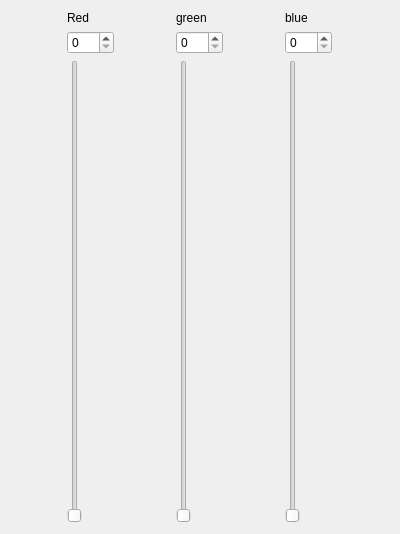
<?xml version="1.0" encoding="UTF-8"?>
<ui version="4.0">
 <class>Form</class>
 <widget class="QWidget" name="Form">
  <property name="geometry">
   <rect>
    <x>0</x>
    <y>0</y>
    <width>400</width>
    <height>534</height>
   </rect>
  </property>
  <property name="windowTitle">
   <string>Form</string>
  </property>
  <layout class="QGridLayout" name="gridLayout_4">
   <item row="0" column="0">
    <layout class="QGridLayout" name="gridLayout">
     <item row="0" column="0">
      <widget class="QLabel" name="label">
       <property name="text">
        <string>Red</string>
       </property>
      </widget>
     </item>
     <item row="1" column="0">
      <widget class="QSpinBox" name="spinBox">
       <property name="maximum">
        <number>255</number>
       </property>
      </widget>
     </item>
     <item row="2" column="0">
      <widget class="QSlider" name="verticalSlider">
       <property name="maximum">
        <number>255</number>
       </property>
       <property name="orientation">
        <enum>Qt::Vertical</enum>
       </property>
      </widget>
     </item>
    </layout>
   </item>
   <item row="0" column="1">
    <layout class="QGridLayout" name="gridLayout_2">
     <item row="0" column="0">
      <widget class="QLabel" name="label_2">
       <property name="text">
        <string>green</string>
       </property>
      </widget>
     </item>
     <item row="1" column="0">
      <widget class="QSpinBox" name="spinBox_2">
       <property name="maximum">
        <number>255</number>
       </property>
      </widget>
     </item>
     <item row="2" column="0">
      <widget class="QSlider" name="verticalSlider_2">
       <property name="maximum">
        <number>255</number>
       </property>
       <property name="orientation">
        <enum>Qt::Vertical</enum>
       </property>
      </widget>
     </item>
    </layout>
   </item>
   <item row="0" column="2">
    <layout class="QGridLayout" name="gridLayout_3">
     <item row="0" column="0">
      <widget class="QLabel" name="label_3">
       <property name="text">
        <string>blue</string>
       </property>
      </widget>
     </item>
     <item row="1" column="0">
      <widget class="QSpinBox" name="spinBox_3">
       <property name="maximum">
        <number>255</number>
       </property>
      </widget>
     </item>
     <item row="2" column="0">
      <widget class="QSlider" name="verticalSlider_3">
       <property name="maximum">
        <number>255</number>
       </property>
       <property name="orientation">
        <enum>Qt::Vertical</enum>
       </property>
      </widget>
     </item>
    </layout>
   </item>
  </layout>
 </widget>
 <resources/>
 <connections>
  <connection>
   <sender>verticalSlider</sender>
   <signal>valueChanged(int)</signal>
   <receiver>spinBox</receiver>
   <slot>setValue(int)</slot>
   <hints>
    <hint type="sourcelabel">
     <x>61</x>
     <y>235</y>
    </hint>
    <hint type="destinationlabel">
     <x>69</x>
     <y>44</y>
    </hint>
   </hints>
  </connection>
  <connection>
   <sender>verticalSlider_2</sender>
   <signal>valueChanged(int)</signal>
   <receiver>spinBox_2</receiver>
   <slot>setValue(int)</slot>
   <hints>
    <hint type="sourcelabel">
     <x>197</x>
     <y>167</y>
    </hint>
    <hint type="destinationlabel">
     <x>216</x>
     <y>40</y>
    </hint>
   </hints>
  </connection>
  <connection>
   <sender>verticalSlider_3</sender>
   <signal>valueChanged(int)</signal>
   <receiver>spinBox_3</receiver>
   <slot>setValue(int)</slot>
   <hints>
    <hint type="sourcelabel">
     <x>325</x>
     <y>201</y>
    </hint>
    <hint type="destinationlabel">
     <x>346</x>
     <y>46</y>
    </hint>
   </hints>
  </connection>
 </connections>
</ui>
